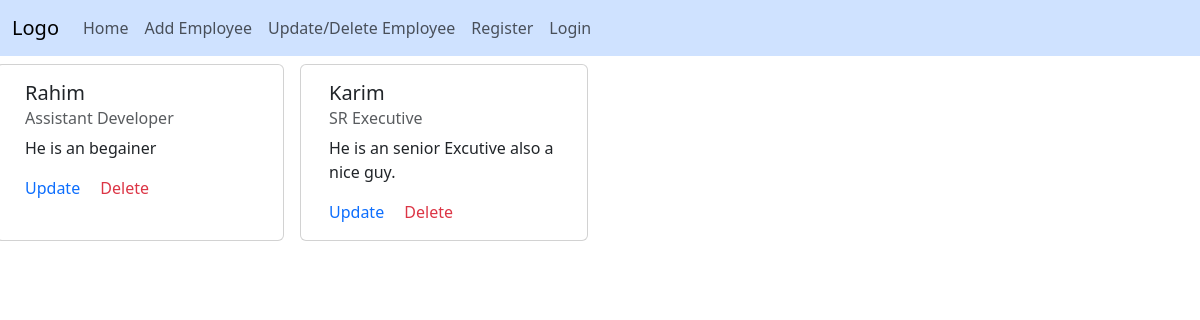
Page /app/home/ on the earlier database version.
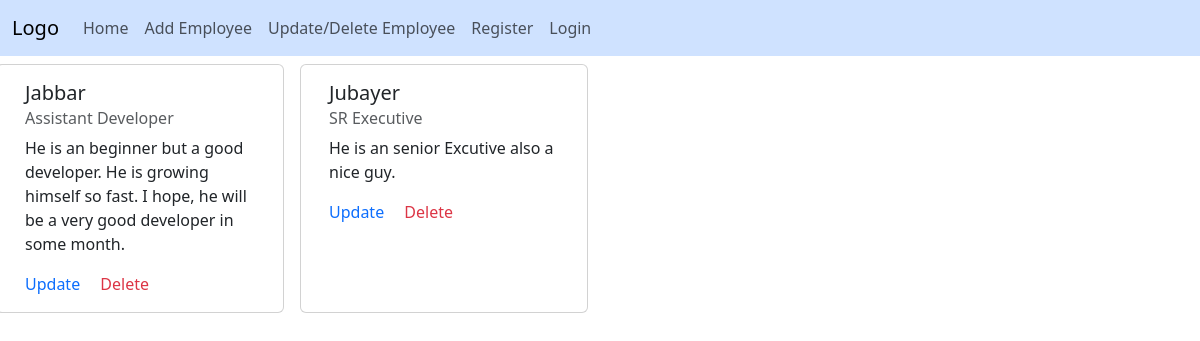
Same page on the later database version.
### myapp/models.py (models this page shows, shortened)
class Employee(models.Model):
    name = models.CharField(max_length=200)
    address = models.TextField()
    phone = models.CharField(max_length=14)
    salary = models.CharField(max_length=30)
    designation = models.CharField(max_length=100)
    short_description = models.TextField()

### myapp/views.py (the view)
# urls.py: path('home/', views.home_page, name="home_page"),
def home_page(request):
    employes = Employee.objects.all()
    return render(request, "index.html", {"employes": employes})

### myapp/templates/index.html (shortened to what this page needs)
{%extends "layout.html"%}
{%block nav%}
<nav class="navbar navbar-expand-lg bg-primary-subtle">
  {%include "partials/nav.html"%}
</nav>
{%endblock%}
{%block allemployes%}
      {%for employee in employes%}
      <div class="card m-2" style="width: 18rem;">
        <div class="card-body">
          <h5 class="card-title">{{employee.name}}</h5>
          <h6 class="card-subtitle mb-2 text-body-secondary">{{employee.designation}}</h6>
          <p class="card-text">{{employee.short_description}}</p>
          <a href="{%url "update_emp" employee.pk%}" class="card-link text-success-subtle bolder text-decoration-none">Update</a>
          <a href="{%url "delete_em" employee.pk%}" class="card-link text-danger bolder text-decoration-none">Delete</a>
        </div>
      </div>
      {%endfor%}
{%endblock%}

Differences in the rows shown:
changed Employee "Assistant Developer": name "Rahim" → "Jabbar"; short_description "He is an begainer" → "He is an beginner but a good developer. He is growing himself so fast. I hope, he will be a very good developer in some month."
changed Employee "SR Executive": name "Karim" → "Jubayer"
